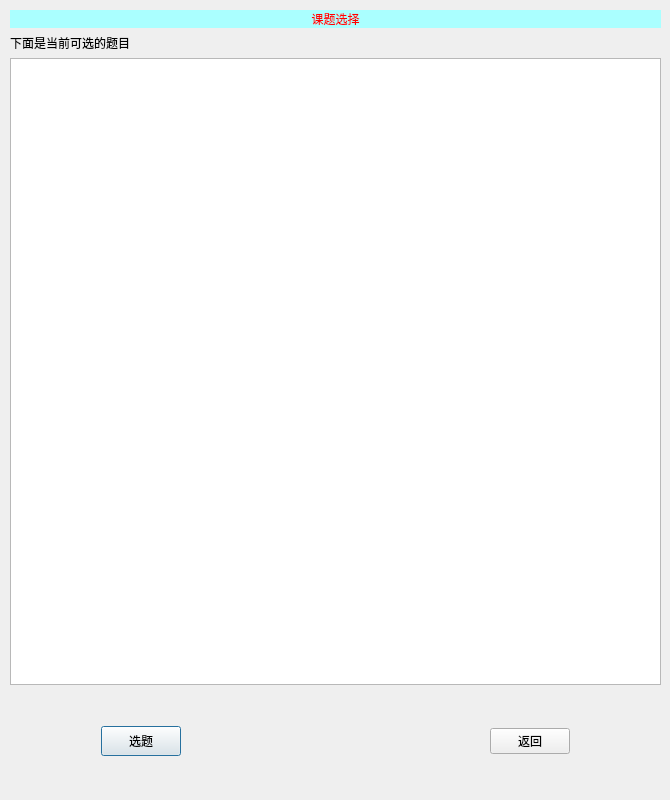
<?xml version="1.0" encoding="UTF-8"?>
<ui version="4.0">
 <class>selection</class>
 <widget class="QDialog" name="selection">
  <property name="geometry">
   <rect>
    <x>0</x>
    <y>0</y>
    <width>670</width>
    <height>800</height>
   </rect>
  </property>
  <property name="minimumSize">
   <size>
    <width>500</width>
    <height>800</height>
   </size>
  </property>
  <property name="windowTitle">
   <string>课题选择</string>
  </property>
  <widget class="QWidget" name="layoutWidget">
   <property name="geometry">
    <rect>
     <x>10</x>
     <y>10</y>
     <width>651</width>
     <height>781</height>
    </rect>
   </property>
   <layout class="QVBoxLayout" name="verticalLayout">
    <item>
     <widget class="QLabel" name="label">
      <property name="sizePolicy">
       <sizepolicy hsizetype="Preferred" vsizetype="Preferred">
        <horstretch>0</horstretch>
        <verstretch>0</verstretch>
       </sizepolicy>
      </property>
      <property name="styleSheet">
       <string notr="true">font: 75 27pt &quot;微软雅黑&quot;;
color: rgb(255, 0, 0);
background-color: rgb(0, 255, 255);
background-color: rgb(170, 255, 255);</string>
      </property>
      <property name="text">
       <string>课题选择</string>
      </property>
      <property name="alignment">
       <set>Qt::AlignCenter</set>
      </property>
     </widget>
    </item>
    <item>
     <widget class="QLabel" name="label_3">
      <property name="text">
       <string>下面是当前可选的题目</string>
      </property>
     </widget>
    </item>
    <item>
     <layout class="QHBoxLayout" name="horizontalLayout_2"/>
    </item>
    <item>
     <widget class="QTableView" name="tableView"/>
    </item>
    <item>
     <layout class="QHBoxLayout" name="horizontalLayout">
      <item>
       <spacer name="horizontalSpacer_8">
        <property name="orientation">
         <enum>Qt::Horizontal</enum>
        </property>
        <property name="sizeHint" stdset="0">
         <size>
          <width>28</width>
          <height>100</height>
         </size>
        </property>
       </spacer>
      </item>
      <item>
       <spacer name="horizontalSpacer_6">
        <property name="orientation">
         <enum>Qt::Horizontal</enum>
        </property>
        <property name="sizeHint" stdset="0">
         <size>
          <width>29</width>
          <height>100</height>
         </size>
        </property>
       </spacer>
      </item>
      <item>
       <widget class="QPushButton" name="pushButton_3">
        <property name="sizePolicy">
         <sizepolicy hsizetype="Minimum" vsizetype="Fixed">
          <horstretch>0</horstretch>
          <verstretch>0</verstretch>
         </sizepolicy>
        </property>
        <property name="minimumSize">
         <size>
          <width>0</width>
          <height>30</height>
         </size>
        </property>
        <property name="styleSheet">
         <string notr="true">font: 75 14pt &quot;微软雅黑&quot;;</string>
        </property>
        <property name="text">
         <string>选题</string>
        </property>
       </widget>
      </item>
      <item>
       <spacer name="horizontalSpacer_2">
        <property name="orientation">
         <enum>Qt::Horizontal</enum>
        </property>
        <property name="sizeType">
         <enum>QSizePolicy::Minimum</enum>
        </property>
        <property name="sizeHint" stdset="0">
         <size>
          <width>40</width>
          <height>20</height>
         </size>
        </property>
       </spacer>
      </item>
      <item>
       <spacer name="horizontalSpacer_12">
        <property name="orientation">
         <enum>Qt::Horizontal</enum>
        </property>
        <property name="sizeHint" stdset="0">
         <size>
          <width>28</width>
          <height>100</height>
         </size>
        </property>
       </spacer>
      </item>
      <item>
       <spacer name="horizontalSpacer_5">
        <property name="orientation">
         <enum>Qt::Horizontal</enum>
        </property>
        <property name="sizeHint" stdset="0">
         <size>
          <width>29</width>
          <height>100</height>
         </size>
        </property>
       </spacer>
      </item>
      <item>
       <spacer name="horizontalSpacer_3">
        <property name="orientation">
         <enum>Qt::Horizontal</enum>
        </property>
        <property name="sizeType">
         <enum>QSizePolicy::Minimum</enum>
        </property>
        <property name="sizeHint" stdset="0">
         <size>
          <width>40</width>
          <height>20</height>
         </size>
        </property>
       </spacer>
      </item>
      <item>
       <spacer name="horizontalSpacer">
        <property name="orientation">
         <enum>Qt::Horizontal</enum>
        </property>
        <property name="sizeType">
         <enum>QSizePolicy::Minimum</enum>
        </property>
        <property name="sizeHint" stdset="0">
         <size>
          <width>40</width>
          <height>20</height>
         </size>
        </property>
       </spacer>
      </item>
      <item>
       <spacer name="horizontalSpacer_11">
        <property name="orientation">
         <enum>Qt::Horizontal</enum>
        </property>
        <property name="sizeHint" stdset="0">
         <size>
          <width>28</width>
          <height>100</height>
         </size>
        </property>
       </spacer>
      </item>
      <item>
       <spacer name="horizontalSpacer_4">
        <property name="orientation">
         <enum>Qt::Horizontal</enum>
        </property>
        <property name="sizeHint" stdset="0">
         <size>
          <width>29</width>
          <height>100</height>
         </size>
        </property>
       </spacer>
      </item>
      <item>
       <widget class="QPushButton" name="pushButton_2">
        <property name="styleSheet">
         <string notr="true">font: 75 14pt &quot;微软雅黑&quot;;</string>
        </property>
        <property name="text">
         <string>返回</string>
        </property>
       </widget>
      </item>
      <item>
       <spacer name="horizontalSpacer_7">
        <property name="orientation">
         <enum>Qt::Horizontal</enum>
        </property>
        <property name="sizeHint" stdset="0">
         <size>
          <width>28</width>
          <height>100</height>
         </size>
        </property>
       </spacer>
      </item>
      <item>
       <spacer name="horizontalSpacer_9">
        <property name="orientation">
         <enum>Qt::Horizontal</enum>
        </property>
        <property name="sizeHint" stdset="0">
         <size>
          <width>29</width>
          <height>100</height>
         </size>
        </property>
       </spacer>
      </item>
     </layout>
    </item>
   </layout>
  </widget>
 </widget>
 <resources/>
 <connections/>
</ui>
